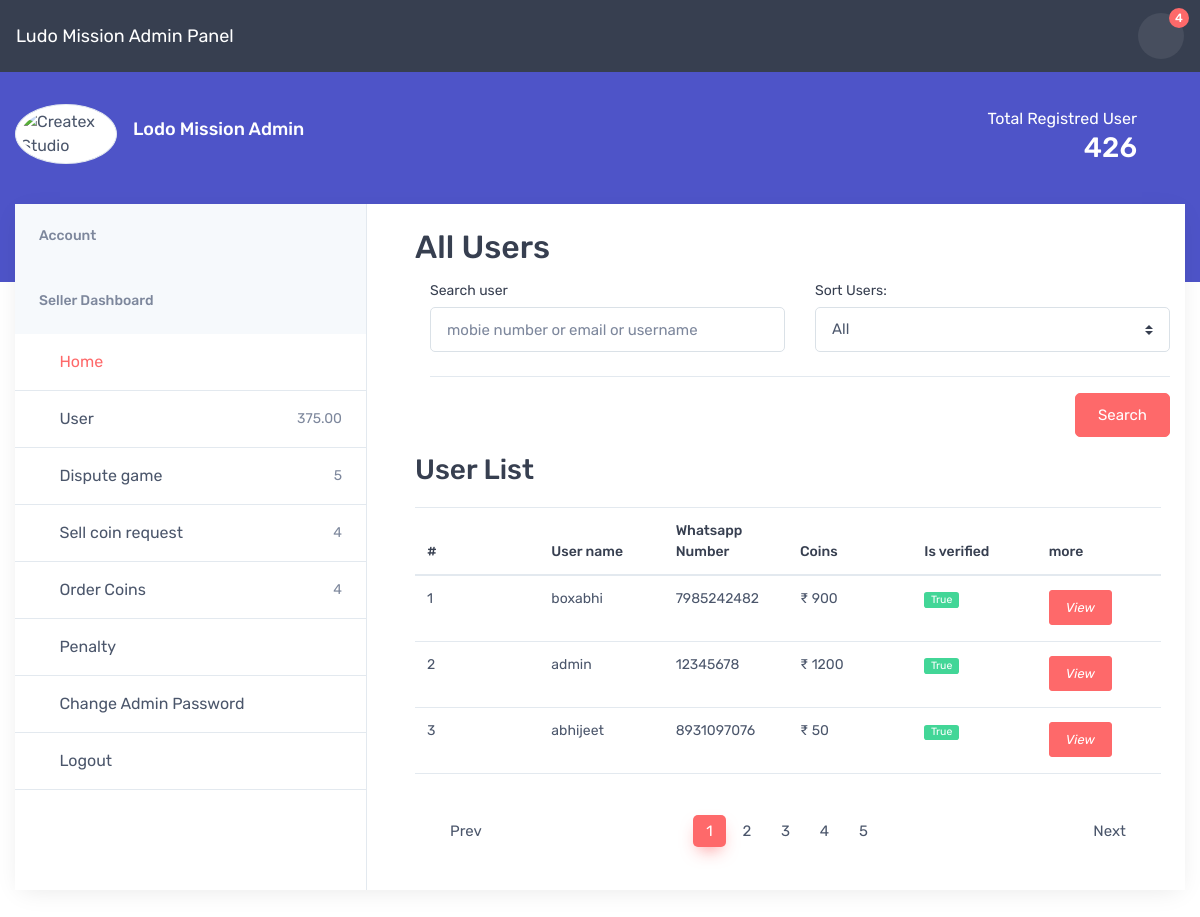
The app's page /paneladmin/users/, older data.
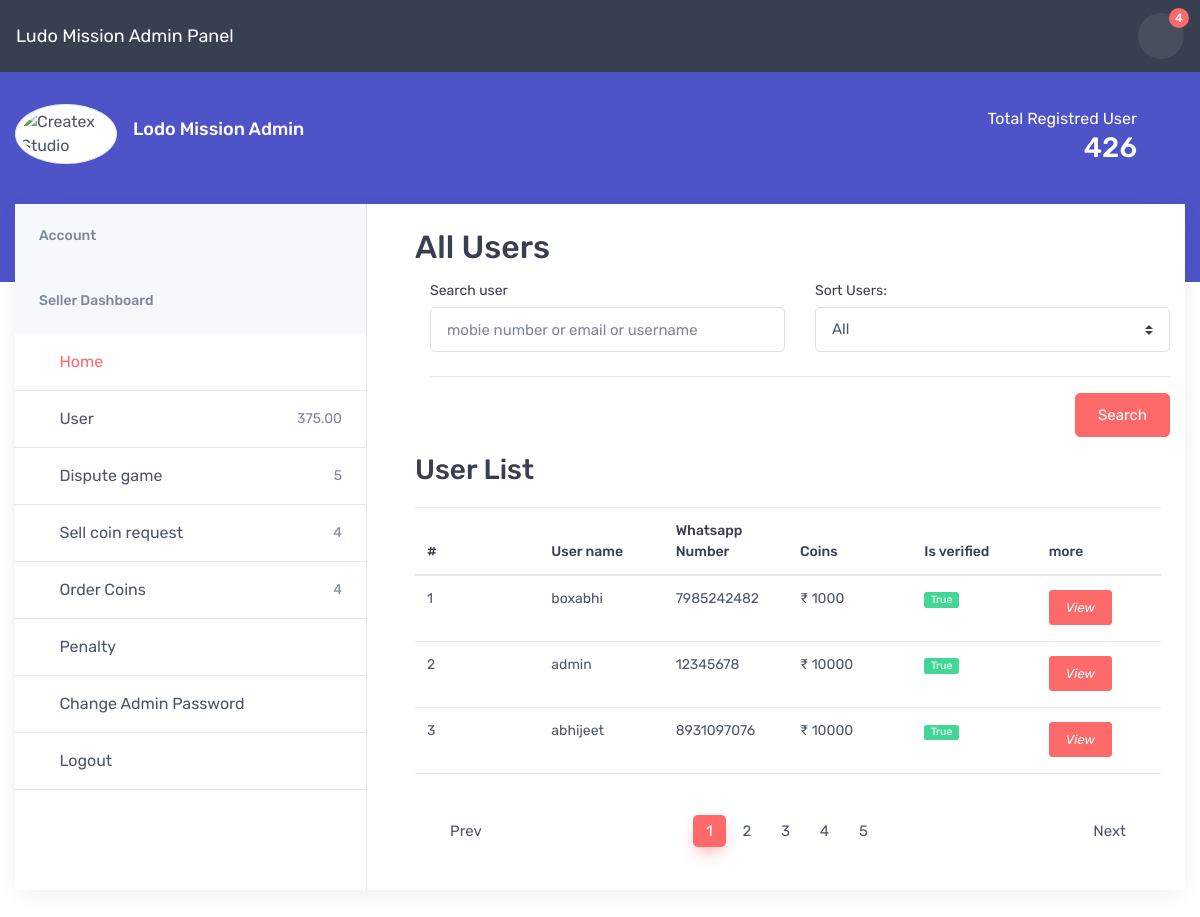
The same page, newer data.
### accounts/models.py (models this page shows, shortened)
class Profile(models.Model):
    user = models.ForeignKey(User , related_name="Profile", on_delete=models.CASCADE)
    whatsapp = models.CharField(max_length=15)
    coins = models.IntegerField(default=50)
    otp = models.CharField(max_length=10 , blank=True , null=True)
    is_verified = models.BooleanField(default=False)
    referral_by = models.ForeignKey(User, null=True, blank=True ,on_delete=models.RESTRICT)
    created_at = models.DateTimeField(auto_now_add=True)

### adminpanel/views.py (the view)
# urls.py: path('users/' , userlist , name="userlists"),
def userlist(request):
    profiles = Profile.objects.all()
    context = {'profiles' : profiles}
    return render(request, 'admin_panel/userlists.html' , context)

### templates/admin_panel/userlists.html (shortened to what this page needs)
{% extends "admin_panel/base.html" %}
{% block start %}
<section class="col-lg-8 pt-lg-4 pb-4 mb-3 ">
  <h2>All Users</h2>
  <form class="container">
    <div class="row">
      <div class="col-sm-6">
        <div class="form-group">
          <label for="account-fn">Search user</label>
          <input class="form-control" type="text" id="account-fn" placeholder="mobie number or email or username ">
        </div>
      </div>
      <div class="col-sm-6">
        <div class="form-group">
          <label for="order-sort">Sort Users:</label>
          <select class="form-control custom-select" id="order-sort">
            <option>All</option>
          </select>
        </div>
      </div>
      <div class="col-12">
        <hr class="mt-2 mb-3">
        <div class="d-flex flex-wrap justify-content-between " style="float:right">
          <button class="btn btn-primary mt-3 mt-sm-0" type="button">Search</button>
        </div>
      </div>
    </div>
  </form>
  <div class="pt-2 px-4 pl-lg-0 pr-xl-5">
    <h2 class="h3 py-2 text-center text-sm-left">User List</h2>
    <div class="table-responsive">
      <table class="table table-fixed font-size-sm mb-0">
        <thead>
          <tr>
            <th>#</th>
            <th>User name</th>
            <th>Whatsapp Number</th>
            <th>Coins</th>
            <th>Is verified</th>
            <th>more</th>
          </tr>
        </thead>
        <tbody>
          {% for profile in profiles %}
          <tr>
            <td>{{forloop.counter}}</td>
            <td>{{profile.user.username}}</td>
            <td>{{profile.whatsapp}}</td>
            <td> ₹ {{profile.coins}}</td>
            <td><span class="badge badge-success">{{profile.is_verified}}</span></td>
            <td class="py-3 align-middle">
              <a class="nav-link-style mr-2" href="{%url 'user_details' profile.id %}"
                data-toggle="tooltip" title="View details">
                <i class="btn btn-primary btn-sm">View </i></td>
          </tr>
          {% endfor %}
        </tbody>
      </table>
    </div>
    <hr class="mb-grid-gutter">
    <nav class="d-flex justify-content-between pt-2" aria-label="Page navigation">
      <ul class="pagination">
        <li class="page-item"><a class="page-link" href="#"><i class="czi-arrow-left mr-2"></i>Prev</a></li>
      </ul>
      <ul class="pagination">
        <li class="page-item active d-none d-sm-block" aria-current="page"><span class="page-link">1</span></li>
        <li class="page-item d-none d-sm-block"><a class="page-link" href="#">2</a></li>
        <li class="page-item d-none d-sm-block"><a class="page-link" href="#">3</a></li>
        <li class="page-item d-none d-sm-block"><a class="page-link" href="#">4</a></li>
        <li class="page-item d-none d-sm-block"><a class="page-link" href="#">5</a></li>
      </ul>
      <ul class="pagination">
        <li class="page-item"><a class="page-link" href="#" aria-label="Next">Next<i
              class="czi-arrow-right ml-2"></i></a></li>
      </ul>
    </nav>
  </div>
</section>
{% endblock %}

Row changes from the older to the newer data that the page shows:
changed Profile "boxabhi": coins "900" → "1000"
changed Profile "admin": coins "1200" → "10000"
changed Profile "abhijeet": coins "50" → "10000"
